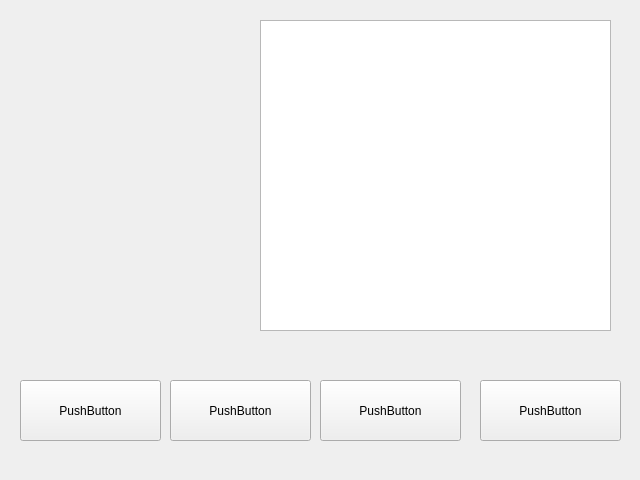
<?xml version="1.0" encoding="UTF-8"?>
<ui version="4.0">
 <class>DockWidget</class>
 <widget class="QDockWidget" name="DockWidget">
  <property name="geometry">
   <rect>
    <x>0</x>
    <y>0</y>
    <width>640</width>
    <height>480</height>
   </rect>
  </property>
  <property name="windowTitle">
   <string>DockWidget</string>
  </property>
  <widget class="QWidget" name="dockWidgetContents">
   <widget class="QPushButton" name="pushButton">
    <property name="geometry">
     <rect>
      <x>20</x>
      <y>380</y>
      <width>141</width>
      <height>61</height>
     </rect>
    </property>
    <property name="text">
     <string>PushButton</string>
    </property>
   </widget>
   <widget class="QTextEdit" name="textEdit">
    <property name="geometry">
     <rect>
      <x>260</x>
      <y>20</y>
      <width>351</width>
      <height>311</height>
     </rect>
    </property>
   </widget>
   <widget class="QPushButton" name="pushButton_2">
    <property name="geometry">
     <rect>
      <x>170</x>
      <y>380</y>
      <width>141</width>
      <height>61</height>
     </rect>
    </property>
    <property name="text">
     <string>PushButton</string>
    </property>
   </widget>
   <widget class="QPushButton" name="pushButton_3">
    <property name="geometry">
     <rect>
      <x>320</x>
      <y>380</y>
      <width>141</width>
      <height>61</height>
     </rect>
    </property>
    <property name="text">
     <string>PushButton</string>
    </property>
   </widget>
   <widget class="QPushButton" name="pushButton_4">
    <property name="geometry">
     <rect>
      <x>480</x>
      <y>380</y>
      <width>141</width>
      <height>61</height>
     </rect>
    </property>
    <property name="text">
     <string>PushButton</string>
    </property>
   </widget>
  </widget>
 </widget>
 <resources/>
 <connections/>
</ui>
